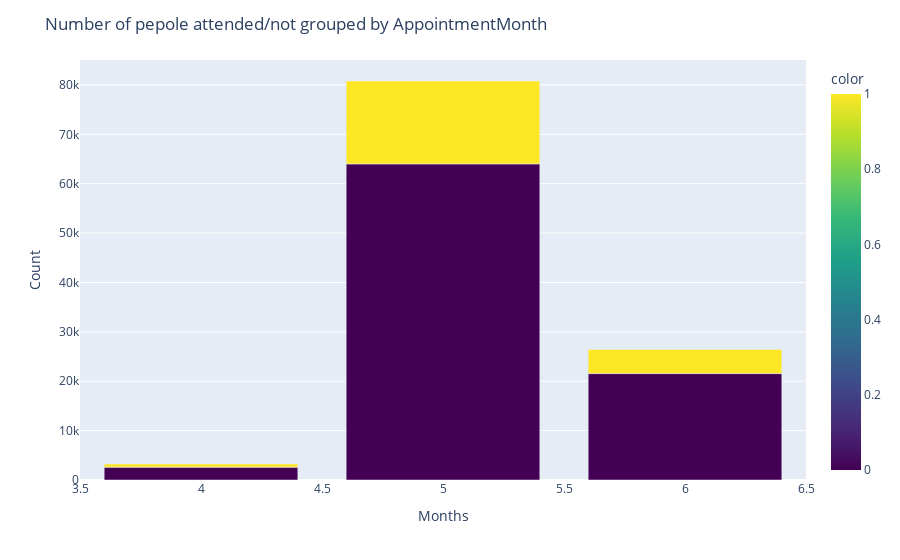

Notebook code for this chart:
### Code cell
# Months ??
month_gp = df.groupby('AppointmentMonth')['No-show'].value_counts().reset_index()
fig22 = px.bar(x = month_gp['AppointmentMonth'], y = month_gp['count'], color = month_gp['No-show'], color_continuous_scale = 'Viridis')
fig22.update_layout(
    title = "Number of pepole attended/not grouped by AppointmentMonth",
    xaxis_title="Months",
    yaxis_title="Count"
)

### Figure 1 — Plotly figure (JSON) as saved in the notebook; plotly's stock layout.template omitted (floating-point values rounded to 4 significant figures)
{"data": [{"alignmentgroup": "True", "hovertemplate": "x=%{x}<br>y=%{y}<br>color=%{marker.color}<extra></extra>", "legendgroup": "", "marker": {"color": [0, 1, 0, 1, 0, 1], "coloraxis": "coloraxis", "pattern": {"shape": ""}}, "name": "", "offsetgroup": "", "orientation": "v", "showlegend": false, "textposition": "auto", "type": "bar", "x": [4, 4, 5, 5, 6, 6], "xaxis": "x", "y": [2602, 633, 64011, 16788, 21551, 4874], "yaxis": "y"}], "layout": {"barmode": "relative", "coloraxis": {"colorbar": {"title": {"text": "color"}}, "colorscale": [[0, "#440154"], [0.1111, "#482878"], [0.2222, "#3e4989"], [0.3333, "#31688e"], [0.4444, "#26828e"], [0.5556, "#1f9e89"], [0.6667, "#35b779"], [0.7778, "#6ece58"], [0.8889, "#b5de2b"], [1, "#fde725"]]}, "legend": {"tracegroupgap": 0}, "margin": {"t": 60}, "title": {"text": "Number of pepole attended/not grouped by AppointmentMonth"}, "xaxis": {"anchor": "y", "domain": [0, 1], "title": {"text": "Months"}}, "yaxis": {"anchor": "x", "domain": [0, 1], "title": {"text": "Count"}}}}
